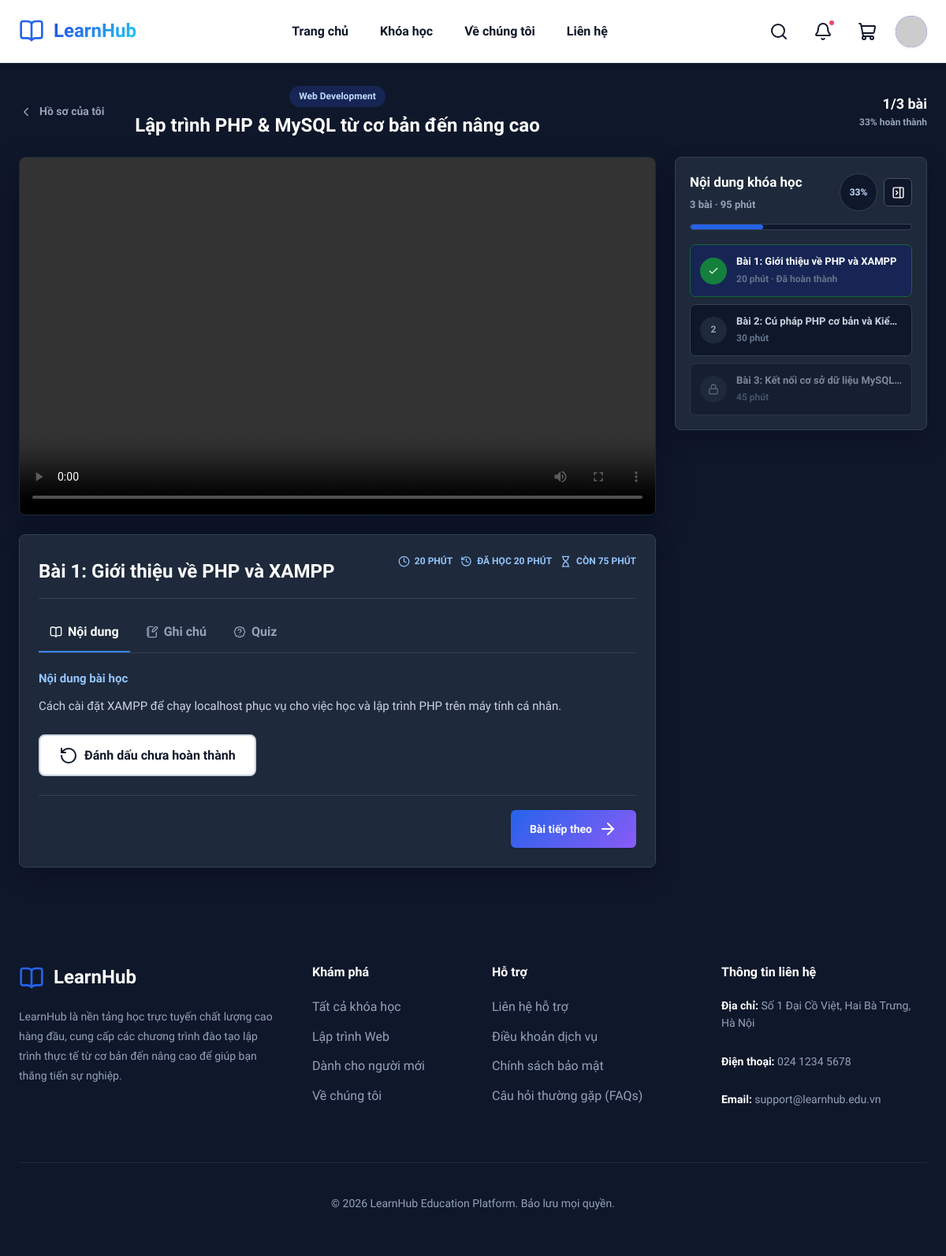
/learning.php?course_id=2 (signed in), run on the app's committed database.
### tables this page shows
CREATE TABLE `courses` (
  `id` int NOT NULL AUTO_INCREMENT,
  `title` varchar(200) NOT NULL,
  `slug` varchar(255) NOT NULL,
  `description` text,
  `thumbnail` text,
  `price` decimal(10,2) NOT NULL,
  `discount_price` decimal(10,2) DEFAULT NULL,
  `level` varchar(50) NOT NULL,
  `category` varchar(100) NOT NULL,
  `instructor` varchar(100) DEFAULT NULL,
  `duration` int DEFAULT NULL,
  `total_lectures` int DEFAULT NULL,
  `published` tinyint(1) DEFAULT '0',
  `enrollment_count` int DEFAULT '0',
  `rating` double DEFAULT '0',
  `rating_count` int DEFAULT '0',
  `created_at` timestamp NULL DEFAULT CURRENT_TIMESTAMP,
  `updated_at` timestamp NULL DEFAULT CURRENT_TIMESTAMP ON UPDATE CURRENT_TIMESTAMP,
  PRIMARY KEY (`id`),
  UNIQUE KEY `slug` (`slug`)
);

CREATE TABLE `lesson_progress` (
  `id` int NOT NULL AUTO_INCREMENT,
  `user_id` int NOT NULL,
  `lesson_id` int NOT NULL,
  `completed` tinyint(1) NOT NULL DEFAULT '0',
  `video_completed` tinyint(1) NOT NULL DEFAULT '0',
  `video_position` int NOT NULL DEFAULT '0',
  `last_watched_at` timestamp NULL DEFAULT CURRENT_TIMESTAMP,
  `completed_at` timestamp NULL DEFAULT NULL,
  `updated_at` timestamp NULL DEFAULT CURRENT_TIMESTAMP ON UPDATE CURRENT_TIMESTAMP,
  PRIMARY KEY (`id`),
  UNIQUE KEY `user_lesson` (`user_id`,`lesson_id`),
  KEY `lesson_id` (`lesson_id`),
  CONSTRAINT `lesson_progress_lesson_fk` FOREIGN KEY (`lesson_id`) REFERENCES `lessons` (`id`) ON DELETE CASCADE,
  CONSTRAINT `lesson_progress_user_fk` FOREIGN KEY (`user_id`) REFERENCES `users` (`id`) ON DELETE CASCADE
);

CREATE TABLE `lessons` (
  `id` int NOT NULL AUTO_INCREMENT,
  `course_id` int NOT NULL,
  `title` varchar(255) NOT NULL,
  `description` text,
  `video_url` text,
  `duration` int DEFAULT NULL,
  `order_index` int NOT NULL,
  `is_free` tinyint(1) DEFAULT '0',
  `created_at` timestamp NULL DEFAULT CURRENT_TIMESTAMP,
  `updated_at` timestamp NULL DEFAULT CURRENT_TIMESTAMP ON UPDATE CURRENT_TIMESTAMP,
  PRIMARY KEY (`id`),
  KEY `course_id` (`course_id`),
  CONSTRAINT `lessons_ibfk_1` FOREIGN KEY (`course_id`) REFERENCES `courses` (`id`) ON DELETE CASCADE
);

### includes/video_helper.php (called while the page is built, shortened)
<?php
function extract_youtube_video_id($url)
{
    $url = trim((string) $url);
    $parts = parse_url($url);
    $host = strtolower(preg_replace('/^www\./', '', $parts['host']));
    return null;
}
function extract_google_drive_file_id($url)
{
    $url = trim((string) $url);
    $parts = parse_url($url);
    $host = strtolower(preg_replace('/^www\./', '', $parts['host']));
    if (!in_array($host, ['drive.google.com', 'docs.google.com'], true)) return null;
    parse_str($parts['query'] ?? '', $query);
    $id = $query['id'] ?? '';
    return preg_match('/^[A-Za-z0-9_-]+$/', $id) ? $id : null;
}
function google_drive_preview_url($url)
{
    $id = extract_google_drive_file_id($url);
    return $id ? 'https://drive.google.com/file/d/' . rawurlencode($id) . '/preview' : null;
}

### learning.php (the view, shortened to what this page needs)
<?php
require_once __DIR__ . '/config/db.php';
require_once __DIR__ . '/includes/video_helper.php';
$user_id = (int) $_SESSION['user_id'];
$course_id = intval($_GET['course_id'] ?? $_POST['course_id'] ?? 0);
$lesson_id = intval($_GET['lesson_id'] ?? 0);
$active_tab = $_GET['tab'] ?? 'overview';
function get_active_lesson_quiz($pdo, $lesson_id) {
    $stmt = $pdo->prepare("SELECT * FROM quizzes WHERE lesson_id = ? AND active = 1 ORDER BY id DESC LIMIT 1");
    $stmt->execute([$lesson_id]);
    return $stmt->fetch();
}
try {
    $stmt = $pdo->prepare("SELECT * FROM courses WHERE id = ?");
    $stmt->execute([$course_id]);
    $course = $stmt->fetch();
    $stmt = $pdo->prepare("SELECT * FROM lessons WHERE course_id = ? ORDER BY order_index ASC, id ASC");
    $stmt->execute([$course_id]);
    $lessons = $stmt->fetchAll() ?: [];
    $lesson_map = [];
    foreach ($lessons as $lesson) $lesson_map[(int) $lesson['id']] = $lesson;
    $stmt = $pdo->prepare("SELECT lp.* FROM lesson_progress lp JOIN lessons l ON l.id = lp.lesson_id WHERE lp.user_id = ? AND l.course_id = ? ORDER BY lp.last_watched_at DESC, lp.updated_at DESC");
    $stmt->execute([$user_id, $course_id]);
    $progress_rows = $stmt->fetchAll() ?: [];
    $progress_map = [];
    foreach ($progress_rows as $row) $progress_map[(int) $row['lesson_id']] = $row;
    if ($lesson_id <= 0 && !empty($progress_rows)) $lesson_id = (int) $progress_rows[0]['lesson_id'];
    $lesson_access = [];
    foreach ($lessons as $index => $lesson) {
        $id = (int) $lesson['id'];
        $lesson_access[$id] = $index === 0 || !empty($progress_map[(int) $lessons[$index - 1]['id']]['completed']);
    }
    $current_lesson = $lesson_map[$lesson_id];
    $current_index = 0;
    foreach ($lessons as $index => $lesson) if ((int) $lesson['id'] === $lesson_id) {$current_index = $index; break;}
    $next_lesson = $lessons[$current_index + 1] ?? null;
    $lesson_count = count($lessons);
    $completed_count = 0;
    $total_duration = 0;
    $completed_duration = 0;
    foreach ($lessons as $lesson) {
        $id = (int) $lesson['id'];
        $duration = (int) ($lesson['duration'] ?? 0);
        $total_duration += $duration;
        if (!empty($progress_map[$id]['completed'])) {$completed_count++; $completed_duration += $duration;}
    }
    $remaining_duration = max(0, $total_duration - $completed_duration);
    $progress_percent = $lesson_count > 0 ? round(($completed_count / $lesson_count) * 100) : 0;
    $current_progress = $progress_map[$lesson_id] ?? ['completed' => 0, 'video_completed' => 0, 'video_position' => 0];
    $current_quiz = get_active_lesson_quiz($pdo, $lesson_id);
} catch (PDOException $e) {
    die('Lỗi xử lý học trực tuyến: ' . $e->getMessage());
}
$youtube_video_id = extract_youtube_video_id($current_lesson['video_url'] ?? '');
$google_drive_preview_url = google_drive_preview_url($current_lesson['video_url'] ?? '');
require_once __DIR__ . '/includes/header.php';
?>
<div class="learning-page">
    <div class="learning-container">
        <div class="learning-topbar" id="learning-topbar">
            <div class="learning-video-topbar">
                <a href="profile.php" class="learning-back"><i data-lucide="chevron-left"></i>Hồ sơ của tôi</a>
                <div class="learning-title-block"><span><?php echo htmlspecialchars($course['category']); ?></span><h1><?php echo htmlspecialchars($course['title']); ?></h1></div>
            </div>
            <div class="learning-progress"><strong><?php echo $completed_count; ?>/<?php echo $lesson_count; ?> bài</strong><span><?php echo $progress_percent; ?>% hoàn thành</span></div>
        </div>
        <div class="classroom-layout" id="classroom-layout">
            <main class="lesson-main">
                <div class="video-shell">
                    <?php if ($youtube_video_id): ?>
                        <div id="classroom-youtube" data-video-id="<?php echo htmlspecialchars($youtube_video_id); ?>"></div>
                    <?php elseif ($google_drive_preview_url): ?>
                        <iframe src="<?php echo htmlspecialchars($google_drive_preview_url); ?>" title="<?php echo htmlspecialchars($current_lesson['title']); ?>" allow="autoplay; fullscreen" allowfullscreen></iframe>
                    <?php elseif (!empty($current_lesson['video_url'])): ?>
                        <video id="classroom-player" src="<?php echo htmlspecialchars($current_lesson['video_url']); ?>" controls controlslist="nodownload noremoteplayback" disablepictureinpicture oncontextmenu="return false;"></video>
                    <?php else: ?>
                        <div class="video-empty"><i data-lucide="video-off"></i><p>Bài học này chưa có video.</p></div>
                    <?php endif; ?>
                </div>
                <section class="lesson-panel">
                    <div class="lesson-heading">
                        <div><h2><?php echo htmlspecialchars($current_lesson['title']); ?></h2></div>
                        <div class="lesson-meta">
                            <span><i data-lucide="clock"></i><?php echo (int) $current_lesson['duration']; ?> phút</span>
                            <span><i data-lucide="history"></i>Đã học <?php echo $completed_duration; ?> phút</span>
                            <span><i data-lucide="hourglass"></i>Còn <?php echo $remaining_duration; ?> phút</span>
                        </div>
                    </div>
                    <div class="learning-tabs" role="tablist">
                        <button type="button" data-learning-tab="overview" class="<?php echo $active_tab === 'overview' ? 'active' : ''; ?>"><i data-lucide="book-open"></i>Nội dung</button>
                        <button type="button" data-learning-tab="notes" class="<?php echo $active_tab === 'notes' ? 'active' : ''; ?>"><i data-lucide="notebook-pen"></i>Ghi chú</button>
                        <?php if ($current_quiz): ?><button type="button" data-learning-tab="quiz" class="<?php echo $active_tab === 'quiz' ? 'active' : ''; ?>"><i data-lucide="badge-help"></i>Quiz</button><?php endif; ?>
                    </div>
                    <div class="learning-tab-panel <?php echo $active_tab === 'overview' ? 'active' : ''; ?>" data-learning-panel="overview">
                        <div class="lesson-description">
                            <h3>Nội dung bài học</h3>
                            <p><?php echo nl2br(htmlspecialchars($current_lesson['description'] ?: 'Bài học này giúp củng cố kiến thức thực hành. Hãy xem kỹ video và tự thực hành lại nội dung vừa học.')); ?></p>
                        </div>
                        <form method="POST" class="completion-form">
                            <button type="submit" class="btn <?php echo !empty($current_progress['completed']) ? 'btn-outline' : 'btn-primary'; ?>"><i data-lucide="<?php echo !empty($current_progress['completed']) ? 'rotate-ccw' : 'check-circle'; ?>"></i><?php echo !empty($current_progress['completed']) ? 'Đánh dấu chưa hoàn thành' : 'Đánh dấu đã hoàn thành'; ?></button>
                        </form>
                    </div>
                    <div class="lesson-actions">
                        <?php if ($next_lesson && !empty($lesson_access[(int) $next_lesson['id']])): ?>
                            <a class="btn btn-primary" href="learning.php?course_id=<?php echo $course_id; ?>&lesson_id=<?php echo (int) $next_lesson['id']; ?>">Bài tiếp theo<i data-lucide="arrow-right"></i></a>
                        <?php elseif ($next_lesson): ?>
                            <button type="button" class="btn btn-outline" disabled><i data-lucide="lock"></i>Hoàn thành bài này để tiếp tục</button>
                        <?php endif; ?>
                    </div>
                </section>
            </main>
            <aside class="lesson-sidebar" id="lesson-sidebar">
                <div class="playlist-head">
                    <div><h3>Nội dung khóa học</h3><p><?php echo $lesson_count; ?> bài · <?php echo $total_duration; ?> phút</p></div>
                    <div class="playlist-head-actions"><div class="progress-ring"><?php echo $progress_percent; ?>%</div><button type="button" class="sidebar-toggle" id="lesson-sidebar-toggle" title="Thu gọn danh sách"><i data-lucide="panel-right-close"></i></button></div>
                </div>
                <div class="progress-track"><div style="width:<?php echo $progress_percent; ?>%"></div></div>
                <div class="playlist-list">
                    <?php foreach ($lessons as $index => $lesson): ?>
                        <?php
                            $id = (int) $lesson['id'];
                            $is_active = $id === $lesson_id;
                            $is_completed = !empty($progress_map[$id]['completed']);
                            $is_unlocked = !empty($lesson_access[$id]);
                        ?>
                        <?php if ($is_unlocked): ?>
                            <a href="learning.php?course_id=<?php echo $course_id; ?>&lesson_id=<?php echo $id; ?>" class="playlist-link <?php echo $is_active ? 'active' : ''; ?> <?php echo $is_completed ? 'completed' : ''; ?>">
                        <?php else: ?><div class="playlist-link locked"><?php endif; ?>
                            <div class="playlist-index">
                                <?php if ($is_completed): ?><i data-lucide="check"></i><?php elseif ($is_active): ?><i data-lucide="play"></i><?php elseif (!$is_unlocked): ?><i data-lucide="lock"></i><?php else: ?><?php echo $index + 1; ?><?php endif; ?>
                            </div>
                            <div class="playlist-text"><strong><?php echo htmlspecialchars($lesson['title']); ?></strong><span><?php echo (int) $lesson['duration']; ?> phút<?php echo $is_completed ? ' · Đã hoàn thành' : ''; ?></span></div>
                        <?php if ($is_unlocked): ?></a><?php else: ?></div><?php endif; ?>
                    <?php endforeach; ?>
                </div>
            </aside>
        </div>
    </div>
</div>
<?php require_once __DIR__ . '/includes/footer.php'; ?>

### assets/css/style.css (style rules this page uses)
:root { --primary: #2563eb; --primary-hover: #1d4ed8; --primary-light: #eff6ff; --secondary: #8b5cf6; --secondary-hover: #7c3aed; --accent: #f59e0b; --success: #10b981; --danger: #ef4444; --bg-main: #f8fafc; --bg-card: #ffffff; --text-main: #0f172a; --text-muted: #64748b; --border: #e2e8f0; --shadow-sm: 0 1px 3px rgba(0,0,0,0.1); --shadow-md: 0 4px 6px -1px rgba(0,0,0,0.1), 0 2px 4px -2px rgba(0,0,0,0.1); --shadow-lg: 0 10px 15px -3px rgba(0, 0, 0, 0.1), 0 4px 6px -4px rgba(0, 0, 0, 0.1); --shadow-premium: 0 20px 25px -5px rgba(37, 99, 235, 0.1), 0 8px 10px -6px rgba(37, 99, 235, 0.1); --radius-sm: 8px; --radius-md: 16px; --radius-lg: 24px; --transition: all 0.3s cubic-bezier(0.4, 0, 0.2, 1); --font: 'Plus Jakarta Sans', sans-serif; }
* { margin: 0; padding: 0; box-sizing: border-box; }
html, body { font-family: var(--font); }
body { background-color: var(--bg-main); color: var(--text-main); line-height: 1.6; }
button, input, select, textarea { font: inherit; }
a { color: inherit; text-decoration: none; transition: var(--transition); }
.btn { display: inline-flex; align-items: center; justify-content: center; gap: 8px; padding: 12px 24px; border-radius: var(--radius-sm); font-weight: 700; font-size: 16px; cursor: pointer; transition: var(--transition); border: none; }
.btn-primary { background: linear-gradient(135deg, var(--primary), var(--secondary)); color: white; box-shadow: var(--shadow-sm); }
.btn-outline { background-color: transparent; color: var(--text-main); border: 2px solid var(--border); }

### data on the page
courses: category "Web Development", title "Lập trình PHP & MySQL từ cơ bản đến nâng cao"
lesson_progress: lesson.title "Bài 1: Giới thiệu về PHP và XAMPP", lesson.duration "20", lesson.description "Cách cài đặt XAMPP để chạy localhost phục vụ cho việc học và lập trình PHP trên máy tính cá nhân."
lessons: title "Bài 1: Giới thiệu về PHP và XAMPP", duration "20", shows "· Đã hoàn thành"
lessons: title "Bài 2: Cú pháp PHP cơ bản và Kiể…", duration "30"
lessons: title "Bài 3: Kết nối cơ sở dữ liệu MySQL…", duration "45"

### other printed values
$completed_count "1"
$lesson_count "3"
$progress_percent "33"
$completed_duration "20"
$remaining_duration "75"
$total_duration "95"
